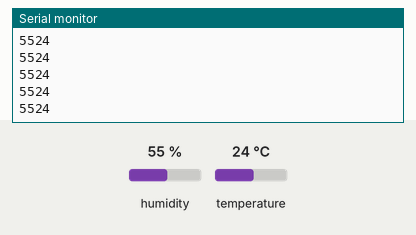
A sketch run on a simulated ESP8266 (NodeMCU). Shown: the last lines printed to the serial monitor. Inputs (shaded band) come from the test bench; at power-on: humidity 55 %, temperature 24 °C. WiFi joins after 1.5 s; servers stay silent unless stated.

Above: at 2.9 s.
3.0 s: humidity set to 22 %
At 4.78 s:
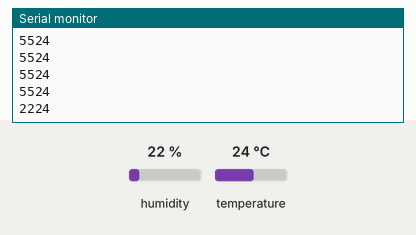
5.8 s: temperature set to 12 °C
At 6.59 s:
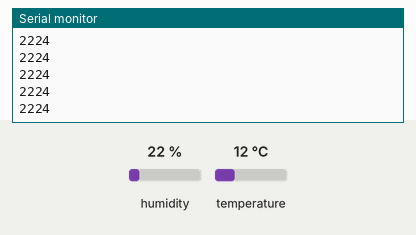
8.6 s: humidity set to 40 %
At 8.71 s:
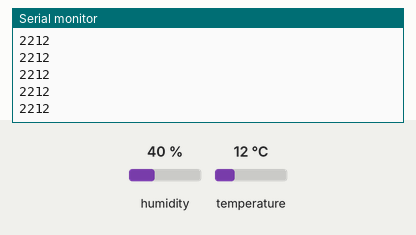
Timing chart, 0 to 11.6 s (numbered marks = the images above; inputs shaded):
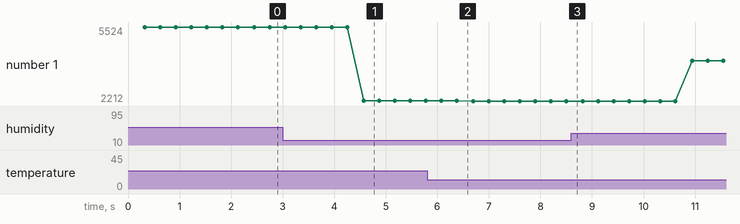

Measured:
- after the input at 3.0 s, the serial monitor: prints a new line after 1.6 s (image 1)
- plotted number 1: 5524 → 2224 after the input at 3.0 s, 2224 → 2212 after the input at 5.8 s, 2212 → 4012 after the input at 8.6 s

The sketch:

Kit1.ino
```cpp
#include "ConnectFirebase.h"
#include "DHT.h"
#define DHTTYPE DHT11
#define dht_dpin 14
DHT dht(dht_dpin, DHTTYPE);

void setup()
{
  FirebaseSetting();
  dht.begin();
}

void loop()
{
  int h = dht.readHumidity();
  int t = dht.readTemperature();
  SendData("NemFlora/Kitler/1/RealTimeData/Humidity", h);
  SendData("NemFlora/Kitler/1/RealTimeData/Tempature", t);
  Serial.print(h);
  Serial.println(t);

}
```

ConnectFirebase.h
```cpp
#if defined(ESP32)
#include <WiFi.h>
#include <FirebaseESP32.h>
#elif defined(ESP8266)
#include <ESP8266WiFi.h>
#include <FirebaseESP8266.h>
#endif
#include <addons/RTDBHelper.h>
#define WIFI_SSID "mucitpark"
#define WIFI_PASSWORD "mucitpark388"
#define DATABASE_URL "https://lifetree-2-default-rtdb.europe-west1.firebasedatabase.app/"
#define DATABASE_SECRET "xMccUfxCwlzKyU3F3RP5GLo0s73bSV8Flr9cg06F"


FirebaseData fbdo;
FirebaseAuth auth;
FirebaseConfig config;

void FirebaseSetting()
{
  Serial.begin(115200);
  WiFi.begin(WIFI_SSID, WIFI_PASSWORD);
  config.database_url = DATABASE_URL;
  config.signer.tokens.legacy_token = DATABASE_SECRET;
  Firebase.reconnectWiFi(true);
  Firebase.begin(&config, &auth);
}


void SendData(String DataPath, float value)
{
  Firebase.setFloat(fbdo, DataPath , value );
}

void GetData()
{
   int iVal = 0;
   String a = Firebase.getInt(fbdo, F("/test/int"), &iVal) ? String(iVal).c_str() : fbdo.errorReason().c_str();
}
```
